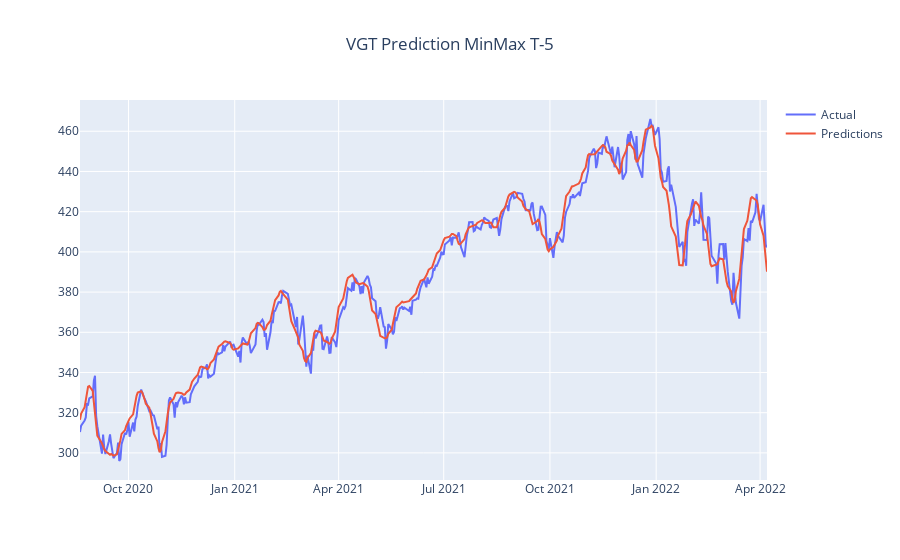

Notebook cell for this chart:
### Code cell
fig5 = make_subplots(specs=[[{"secondary_y": False}]])
# fig5.add_trace(go.Scatter(x=train.index,y=train['Close'],name='Train'),secondary_y=False)
fig5.add_trace(go.Scatter(x=valid.index,y=valid['Close'],name='Actual'),secondary_y=False)
fig5.add_trace(go.Scatter(x=valid.index,y=valid['Prediction-5'],name='Predictions'),secondary_y=False)

fig5.update_layout(title={'text':'VGT Prediction MinMax T-5', 'x':0.5})
fig5.show()

### Figure 1 — Plotly figure (JSON) as saved in the notebook; plotly's stock layout.template omitted (floating-point values rounded to 4 significant figures; data arrays with more than 128 entries replaced by an {"elided": "..."} marker saying what was removed)
{"data": [{"name": "Actual", "type": "scatter", "x": {"elided": "412 str values"}, "xaxis": "x", "y": {"elided": "412 float values"}, "yaxis": "y"}, {"name": "Predictions", "type": "scatter", "x": {"elided": "412 str values"}, "xaxis": "x", "y": {"elided": "412 float values"}, "yaxis": "y"}], "layout": {"title": {"text": "VGT Prediction MinMax T-5", "x": 0.5}, "xaxis": {"anchor": "y", "domain": [0, 1]}, "yaxis": {"anchor": "x", "domain": [0, 1]}}}
